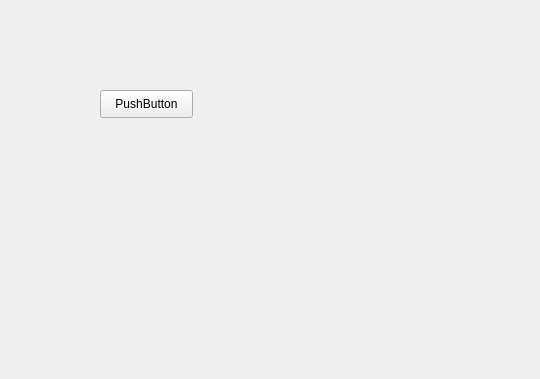
<?xml version="1.0" encoding="UTF-8"?>
<ui version="4.0">
 <class>Form</class>
 <widget class="QWidget" name="Form">
  <property name="geometry">
   <rect>
    <x>0</x>
    <y>0</y>
    <width>540</width>
    <height>379</height>
   </rect>
  </property>
  <property name="windowTitle">
   <string>Form</string>
  </property>
  <widget class="Btn" name="pushButton">
   <property name="geometry">
    <rect>
     <x>100</x>
     <y>90</y>
     <width>93</width>
     <height>28</height>
    </rect>
   </property>
   <property name="text">
    <string>PushButton</string>
   </property>
  </widget>
 </widget>
 <customwidgets>
  <customwidget>
   <class>Btn</class>
   <extends>QPushButton</extends>
   <header>test_signal</header>
   <slots>
    <signal>rightClicked()</signal>
   </slots>
  </customwidget>
 </customwidgets>
 <resources/>
 <connections>
  <connection>
   <sender>pushButton</sender>
   <signal>rightClicked()</signal>
   <receiver>Form</receiver>
   <slot>test_right_clicked()</slot>
   <hints>
    <hint type="sourcelabel">
     <x>162</x>
     <y>99</y>
    </hint>
    <hint type="destinationlabel">
     <x>294</x>
     <y>102</y>
    </hint>
   </hints>
  </connection>
 </connections>
 <slots>
  <slot>test_right_clicked()</slot>
 </slots>
</ui>
